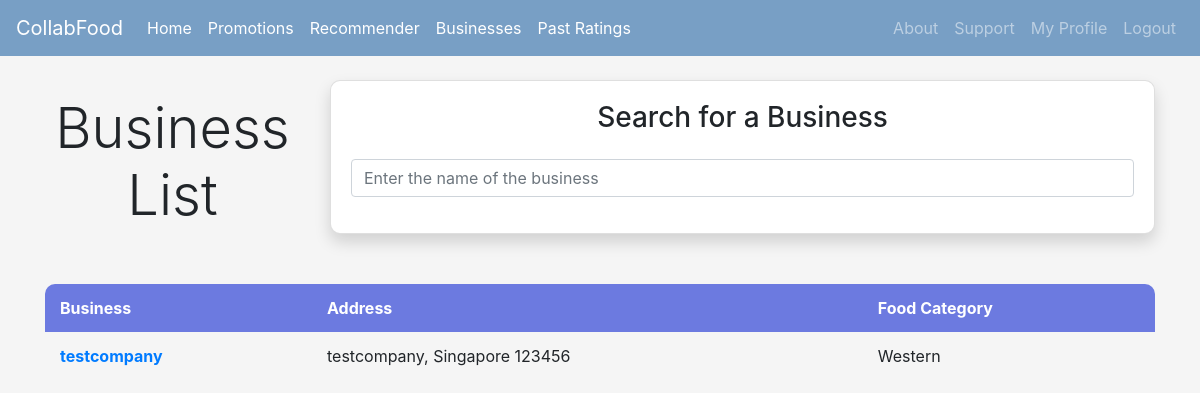
Before: /searchbusinesses (signed in) with the older database file.
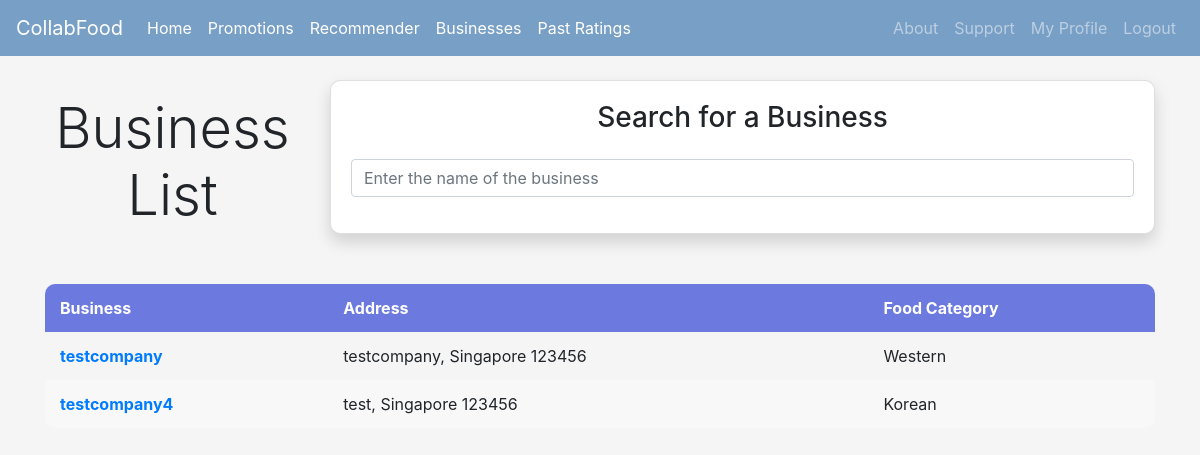
After: the same page with the newer database file.
### Homepage/models.py (models this page shows, shortened)
class BusinessProfile(models.Model):
	user = models.ForeignKey(User, on_delete=models.CASCADE)
	companyName = models.CharField(max_length=50)
	uen = models.CharField(max_length=10)
	phone = models.CharField(max_length=8)
	address = models.CharField(max_length=100)
	postalCode = models.CharField(max_length=6)
	foodCategory = models.ForeignKey(FoodCategory, on_delete=models.CASCADE, related_name='business_food_category')
	isVerified = models.BooleanField(default=False)

class FoodCategory(models.Model):
	categoryName = models.CharField(max_length=30)
	adminID = models.IntegerField()

### Homepage/views.py (the view)
# urls.py: path('searchbusinesses',views.search_businesses,name='searchbusinesses'),
@login_required
def search_businesses(request):
	user_type = UserType.objects.get(user=request.user)
	if user_type.userType in ['user','business']:
		businesses = BusinessProfile.objects.filter(user__is_active=True)
	else:
		businesses = BusinessProfile.objects.all()
	context = {'user_type': user_type, 'businesses':businesses}
	return render(request, 'searchbusinesses.html', context)

### Homepage/templates/searchbusinesses.html (shortened to what this page needs)
{% extends 'base.html' %}
{% block content %}
<div class="row">
  <div class="col-md-3">
    <h1 class="text-center display-4">Business List</h1><br>
  </div>
  <div class="col-md-9">
    <div class="card shadow">
      <div class="card-body">
        <h3 class="text-center mb-4">Search for a Business</h3>
        <div class="form-group">
          <input class="form-control" id="searchCategory" type="text" placeholder="Enter the name of the business">
        </div>
      </div>
    </div>
  </div>
</div>
<table class="table-hover">
  <thead style="color: #fff; background-color: #6c7ae0;">
    <tr>
      <th scope="col">Business</th>
      <th scope="col">Address</th>
      <th scope="col">Food Category</th>
    </tr>
  </thead>
  <tbody id="Category">
    {% if businesses %}
    {% for item in businesses %}
      {% if item.isVerified or user_type.userType == 'admin' %}
        <tr>
          <th scope="row"><a href="{% url 'viewbusinessprofile' item.user.id %}">{{ item.companyName }}</a></th>
          <td>{{item.address}}, Singapore {{item.postalCode}}</td>
          <td>{{item.foodCategory.categoryName}}</td>
        </tr>
      {% endif %}
    {% endfor %}
  {% else %}
    <tr><td colspan="3">No businesses found.</td> </tr>
  {% endif %}
  </tbody>
</table>
{% endblock %}

Changed rows visible on the page:
now on this page (row edited): BusinessProfile: companyName "testcompany4", address "test", postalCode "123456", foodCategory.categoryName "Korean"
